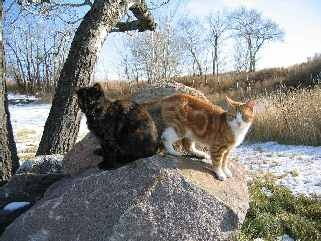
#> input picture Canny edge detection/two_cats.jpg, 321 x 241 px
$ python 'canny edge detection.py'   (older library calls are emulated)
#> lines starting #> are read from the running program, lines starting #| are printed output that depends on the picture
# -*- coding: utf-8 -*-
"""
Created on Wed Mar 14 23:39:27 2023

@author: monaf
"""

import cv2
import matplotlib.pyplot as plt
import math
import numpy as np

img = cv2.imread('two_cats.jpg',cv2.IMREAD_GRAYSCALE)
#> img: shape (241, 321); min 0, max 255, mean 133.2
print("Original Image:")
plt.imshow(img,cmap='gray')
cv2.imwrite('gray_img.jpg',img)
plt.show()

# Step 1: Apply Gaussian blur to the image
blur = cv2.GaussianBlur(img, (5, 5), 0)
final = cv2.Canny(blur, 100, 200)
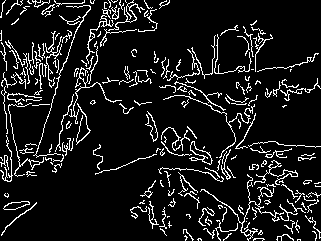
#> final: shape (241, 321); 10% white in thin lines or dots
print("\nGaussian smoothed image")
plt.imshow(blur,cmap='gray')
cv2.imwrite('Gaussian smoothing.jpg',blur)
plt.show()

# Step 2: Calculate the gradient magnitude and direction using Sobel operator
sobelx = cv2.Sobel(blur, cv2.CV_64F, 1, 0, ksize=3)
sobely = cv2.Sobel(blur, cv2.CV_64F, 0, 1, ksize=3)
grad_mag = np.sqrt(np.square(sobelx) + np.square(sobely))
grad_dir = np.arctan2(sobely, sobelx) * 180 / np.pi

# Step 3: Apply non-maximum suppression to the gradient magnitude image
suppressed = np.zeros_like(grad_mag)
angle = grad_dir + 180
for i in range(1, grad_mag.shape[0]-1):
    for j in range(1, grad_mag.shape[1]-1):
        q = 0
        r = 0

        if (0 <= angle[i,j] < 22.5) or (157.5 <= angle[i,j] <= 180):
            q = grad_mag[i, j+1]
            r = grad_mag[i, j-1]
        elif 22.5 <= angle[i,j] < 67.5:
            q = grad_mag[i+1, j+1]
            r = grad_mag[i-1, j-1]
        elif 67.5 <= angle[i,j] < 112.5:
            q = grad_mag[i+1, j]
            r = grad_mag[i-1, j]
        elif 112.5 <= angle[i,j] < 157.5:
            q = grad_mag[i-1, j+1]
            r = grad_mag[i+1, j-1]
        if grad_mag[i,j] >= q and grad_mag[i,j] >= r:
            suppressed[i,j] = grad_mag[i,j]
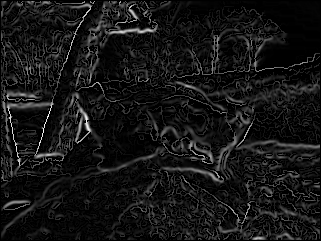
#> suppressed: shape (241, 321) float64; min 0, max 557.9, mean 47.2; drawn with min black and max white

print("\nNon maximum suppression")
plt.imshow(suppressed,cmap='gray')
cv2.imwrite('non maximum suppression.jpg',suppressed)
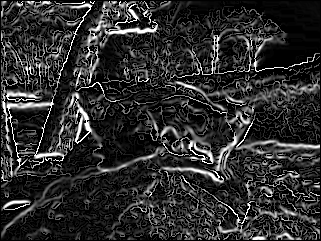
#> saved as non maximum suppression.jpg: shape (241, 321); min 0, max 255, mean 46
plt.show()


# Step 4: Define thresholds for hysteresis edge tracking
high_thresh = np.max(suppressed) * 0.2
#> high_thresh = 111.6
low_thresh = high_thresh * 0.5
#> low_thresh = 55.79

edges = np.zeros(suppressed.shape)
strong_edges_row, strong_edges_col = np.where(suppressed > high_thresh)
#> strong_edges_row = 10315 values from 1 to 239; strong_edges_col = 10315 values, max 319 at index 2048, min 1 at index 494, mean 152
weak_i, weak_j = np.where((suppressed >= low_thresh) & (suppressed <= high_thresh))
#> weak_i = 14066 values from 1 to 239; weak_j = 14066 values, max 319 at index 3523, min 1 at index 0, mean 168.1
edges[strong_edges_row, strong_edges_col] = 255
edges[weak_i, weak_j] = 50


print("\nDouble threshold")
plt.imshow(edges,cmap='gray')
cv2.imwrite('Double thresholding.jpg',edges)
plt.show()
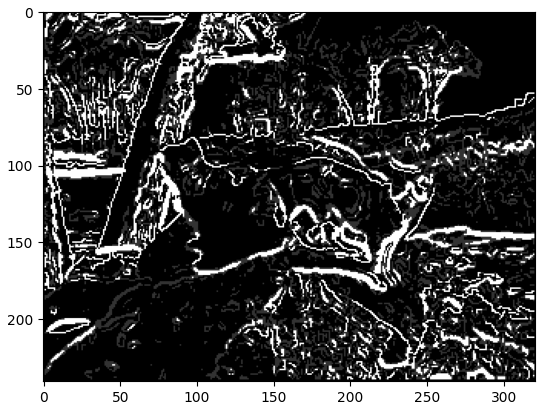
#> figure drawn by matplotlib, 1 panel

# Step 5: Perform edge tracking by hysteresis
for i, j in zip(weak_i, weak_j):
    if any(edges[i-1:i+2, j-1:j+2].ravel()):
        edges[i, j] = 1
#> this loop made 14066 passes
#> (i, j) on passes 1, 3, 4: (1, 1), (1, 6), (1, 12)
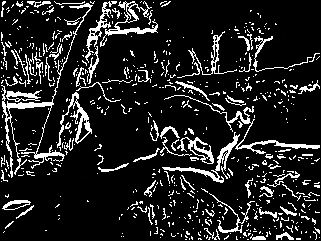
#> edges: shape (241, 321) float64; min 0, max 255, mean 34.2

# Step 6: Show the final edge image

print("\nCanny edge detection")
plt.imshow(edges,cmap='gray')
cv2.imwrite('canny edge detection.jpg',edges)
plt.show()


img = cv2.imread('two_cats.jpg')
#> img is the input picture: shape (241, 321, 3); mean B, G, R 132, 133.7, 132.7
def canny_edge_detection(image, sigma=0.33):
    # Convert the image to grayscale
#> called with sigma = 0.33
    gray = cv2.cvtColor(image, cv2.COLOR_BGR2GRAY)

    # Apply Gaussian blur to reduce noise
    blurred = cv2.GaussianBlur(gray, (3, 3), 0)

    # Compute the median of the blurred image
    median = np.median(blurred)
#> median = 126

    # Calculate lower and upper thresholds using the median
    lower_threshold = int(max(0, (1.0 - sigma) * median))
#> lower_threshold = 84
    upper_threshold = int(min(255, (1.0 + sigma) * median))
#> upper_threshold = 167

    # Apply Canny edge detection
    edges = cv2.Canny(blurred, lower_threshold, upper_threshold)
#> edges: shape (241, 321); 19.6% white in thin lines or dots

    return edges

plt.imshow(img,cmap='gray')

# Perform Canny edge detection
edges = canny_edge_detection(img)

# Display the original image and the detected edges
plt.imshow( img)
plt.show()
#> figure, not shown here; B, G, R data is drawn as R, G, B
plt.imshow(edges)
plt.show()
#cv2.waitKey(0)
#cv2.destroyAllWindows()


img = cv2.imread('two_cats.jpg')

def sobel_edge_detection(image):
    # Convert the image to grayscale
    gray = cv2.cvtColor(image, cv2.COLOR_BGR2GRAY)

    # Apply Gaussian blur to reduce noise
    blurred = cv2.GaussianBlur(gray, (3, 3), 0)

    # Define Sobel masks
    sobel_x = np.array([[-1, 0, 1], [-2, 0, 2], [-1, 0, 1]])
    sobel_y = np.array([[-1, -2, -1], [0, 0, 0], [1, 2, 1]])

    # Perform convolution using Sobel masks
    gradient_x = cv2.filter2D(blurred, -1, sobel_x)
    gradient_y = cv2.filter2D(blurred, -1, sobel_y)

    # Calculate the magnitude and direction of gradients
    gradient_magnitude = np.sqrt(np.square(gradient_x) + np.square(gradient_y))
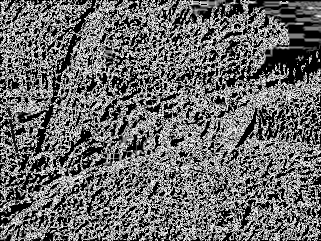
#> gradient_magnitude: shape (241, 321) float16; min 0, max 15.81, mean 6.67; drawn with min black and max white
    gradient_direction = np.arctan2(gradient_y, gradient_x)
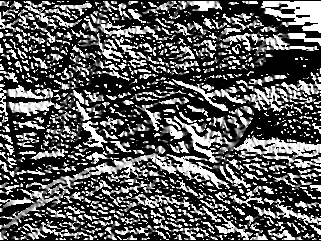
#> gradient_direction: shape (241, 321) float16; min 0, max 1.57, mean 0.55; drawn with min black and max white

    # Normalize the magnitude to the range [0, 255]
    gradient_magnitude = np.uint8(255 * gradient_magnitude / np.max(gradient_magnitude))

    return gradient_magnitude, gradient_direction

# Perform Sobel edge detection
edges, directions = sobel_edge_detection(img)

plt.imshow( img)
plt.show()
plt.imshow(edges)
plt.show()
'''
# Display the original image and the detected edges
cv2.imshow('Original Image', image)
cv2.imshow('Sobel Edges', edges)
cv2.waitKey(0)
cv2.destroyAllWindows()
'''
